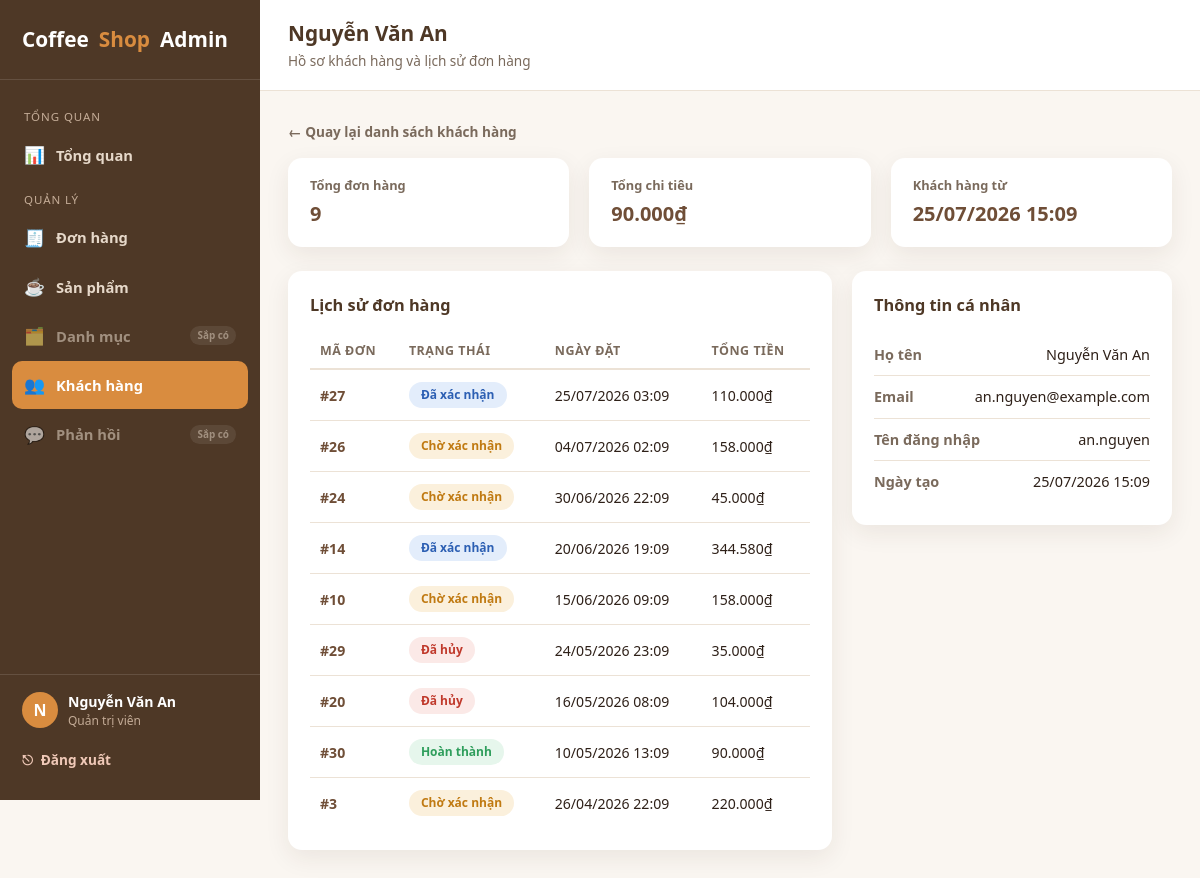
The page /admin/customers/2 (signed in) on the database its author committed.
### tables this page shows
CREATE TABLE user (
    id INTEGER PRIMARY KEY AUTOINCREMENT,
    name TEXT NOT NULL,
    email TEXT NOT NULL UNIQUE,
    password_hash TEXT NOT NULL,
    is_admin INTEGER NOT NULL DEFAULT 0,
    created_at TEXT NOT NULL
);

CREATE TABLE orders (
    id INTEGER PRIMARY KEY AUTOINCREMENT,
    user_id INTEGER,
    customer_name TEXT NOT NULL,
    customer_email TEXT,
    customer_phone TEXT,
    status TEXT NOT NULL DEFAULT 'pending',
    total_amount INTEGER NOT NULL DEFAULT 0,
    note TEXT,
    created_at TEXT NOT NULL,
    FOREIGN KEY (user_id) REFERENCES user (id)
);

### app.py (the view)
@app.route("/admin/customers/<int:customer_id>")
@admin_required
def admin_customer_detail(customer_id):
    db = get_db()
    customer = db.execute(
        "SELECT * FROM user WHERE id = ? AND is_admin = 0", (customer_id,)
    ).fetchone()
    if customer is None:
        abort(404)
    orders = db.execute(
        "SELECT * FROM orders WHERE user_id = ? ORDER BY created_at DESC", (customer_id,)
    ).fetchall()
    order_count = len(orders)
    total_spent = sum(o["total_amount"] for o in orders if o["status"] == "completed")
    return render_template(
        "admin/customer_detail.html",
        customer=customer,
        orders=orders,
        order_count=order_count,
        total_spent=total_spent,
        active_page="customers",
    )

### app.py (called while the page is built)
def get_db():
    if "db" not in g:
        g.db = sqlite3.connect(DB_PATH)
        g.db.row_factory = sqlite3.Row
    return g.db

@app.template_filter("vnd")
def format_vnd(value):
    try:
        value = int(value)
    except (TypeError, ValueError):
        return value
    return f"{value:,.0f}".replace(",", ".") + "₫"

@app.template_filter("datetimevi")
def format_datetimevi(value):
    try:
        dt = datetime.fromisoformat(value)
    except (TypeError, ValueError):
        return value
    return dt.strftime("%d/%m/%Y %H:%M")

@app.template_filter("username")
def format_username(email):
    if not email or "@" not in email:
        return email
    return email.split("@", 1)[0]

@app.context_processor
def inject_order_status_meta():
    return {"ORDER_STATUSES": ORDER_STATUSES, "ORDER_STATUS_LABELS": ORDER_STATUS_LABELS}

def admin_required(view):
    @wraps(view)
    def wrapped(*args, **kwargs):
        if not session.get("is_admin"):
            return redirect(url_for("admin_login", next=request.path))
        return view(*args, **kwargs)
    return wrapped

### templates/admin/customer_detail.html (shortened to what this page needs)
{% extends "admin/base.html" %}
{% block page_title %}{{ customer.name }}{% endblock %}
{% block page_subtitle %}Hồ sơ khách hàng và lịch sử đơn hàng{% endblock %}
{% block content %}
<a href="{{ url_for('admin_customers') }}" class="back-link">← Quay lại danh sách khách hàng</a>
<div class="mini-stat-row">
  <div class="mini-stat">
    <div class="mini-stat-label">Tổng đơn hàng</div>
    <div class="mini-stat-value">{{ order_count }}</div>
  </div>
  <div class="mini-stat">
    <div class="mini-stat-label">Tổng chi tiêu</div>
    <div class="mini-stat-value">{{ total_spent | vnd }}</div>
  </div>
  <div class="mini-stat">
    <div class="mini-stat-label">Khách hàng từ</div>
    <div class="mini-stat-value">{{ customer.created_at | datetimevi }}</div>
  </div>
</div>
<div class="order-detail-grid">
  <div class="admin-panel">
    <h2 class="admin-panel-title">Lịch sử đơn hàng</h2>
    {% if orders %}
    <table class="admin-table">
      <thead>
        <tr>
          <th>Mã đơn</th>
          <th>Trạng thái</th>
          <th>Ngày đặt</th>
          <th>Tổng tiền</th>
        </tr>
      </thead>
      <tbody>
        {% for o in orders %}
        <tr class="clickable-row" data-href="{{ url_for('admin_order_detail', order_id=o.id) }}">
          <td><a class="order-id-link" href="{{ url_for('admin_order_detail', order_id=o.id) }}">#{{ o.id }}</a></td>
          <td><span class="badge {{ o.status }}">{{ ORDER_STATUS_LABELS.get(o.status, o.status) }}</span></td>
          <td>{{ o.created_at | datetimevi }}</td>
          <td>{{ o.total_amount | vnd }}</td>
        </tr>
        {% endfor %}
      </tbody>
    </table>
    {% else %}
    <p class="empty-hint">Khách hàng chưa có đơn hàng nào.</p>
    {% endif %}
  </div>
  <div class="admin-panel">
    <h2 class="admin-panel-title">Thông tin cá nhân</h2>
    <div class="info-row">
      <span class="label">Họ tên</span>
      <span class="value">{{ customer.name }}</span>
    </div>
    <div class="info-row">
      <span class="label">Email</span>
      <span class="value">{{ customer.email }}</span>
    </div>
    <div class="info-row">
      <span class="label">Tên đăng nhập</span>
      <span class="value">{{ customer.email | username }}</span>
    </div>
    <div class="info-row">
      <span class="label">Ngày tạo</span>
      <span class="value">{{ customer.created_at | datetimevi }}</span>
    </div>
  </div>
</div>
{% endblock %}

### static/css/admin.css (style rules this page uses)
:root { --color-bg: #faf6f1; --color-surface: #ffffff; --color-primary: #6f4e37; --color-primary-dark: #4e3826; --color-accent: #d98c3f; --color-text: #2e2018; --color-text-muted: #7a6a5c; --color-border: #ece2d6; --color-success: #2f9e5c; --color-success-bg: #e6f6ec; --color-warning: #c07a12; --color-warning-bg: #fbf0dc; --color-danger: #c0392b; --color-danger-bg: #fbe9e7; --radius: 14px; --shadow: 0 8px 24px rgba(60, 40, 20, 0.08); --shadow-hover: 0 14px 32px rgba(60, 40, 20, 0.14); --transition: 0.2s ease; --sidebar-width: 260px; }
* { box-sizing: border-box; }
body.admin-body { margin: 0; font-family: "Segoe UI", "Helvetica Neue", Arial, sans-serif; background: var(--color-bg); color: var(--color-text); line-height: 1.5; }
a { text-decoration: none; color: inherit; }
.mini-stat-row { display: grid; grid-template-columns: repeat(3, 1fr); gap: 20px; margin-bottom: 24px; }
.mini-stat { background: var(--color-surface); border-radius: var(--radius); box-shadow: var(--shadow); padding: 18px 22px; }
.mini-stat-label { font-size: 0.8rem; color: var(--color-text-muted); font-weight: 600; }
.mini-stat-value { font-size: 1.25rem; font-weight: 800; color: var(--color-primary); margin-top: 4px; }
.admin-panel { background: var(--color-surface); border-radius: var(--radius); box-shadow: var(--shadow); padding: 22px; }
.admin-panel-title { font-size: 1.02rem; font-weight: 700; color: var(--color-primary-dark); margin: 0 0 16px; }
.admin-table { width: 100%; border-collapse: collapse; font-size: 0.88rem; }
.admin-table th { text-align: left; color: var(--color-text-muted); font-weight: 600; font-size: 0.78rem; text-transform: uppercase; letter-spacing: 0.04em; padding: 8px 10px; border-bottom: 2px solid var(--color-border); }
.admin-table td { padding: 12px 10px; border-bottom: 1px solid var(--color-border); color: var(--color-text); }
.admin-table tr:last-child td { border-bottom: none; }
.badge { display: inline-block; padding: 4px 12px; border-radius: 999px; font-size: 0.75rem; font-weight: 700; }
.badge.completed { background: var(--color-success-bg); color: var(--color-success); }
.badge.pending { background: var(--color-warning-bg); color: var(--color-warning); }
.badge.cancelled { background: var(--color-danger-bg); color: var(--color-danger); }
.badge.confirmed { background: #e3edfb; color: #2c5fb3; }
.clickable-row { cursor: pointer; transition: background var(--transition); }
.order-id-link { font-weight: 700; color: var(--color-primary); }
.order-detail-grid { display: grid; grid-template-columns: 1.7fr 1fr; gap: 20px; align-items: start; }
.back-link { display: inline-flex; align-items: center; gap: 6px; font-size: 0.85rem; font-weight: 600; color: var(--color-text-muted); margin-bottom: 16px; }
.info-row { display: flex; justify-content: space-between; gap: 12px; padding: 10px 0; border-bottom: 1px solid var(--color-border); font-size: 0.9rem; }
.info-row:last-child { border-bottom: none; }
.info-row .label { color: var(--color-text-muted); font-weight: 600; }
.info-row .value { text-align: right; color: var(--color-text); }

### rows shown on the page
user: name "Nguyễn Văn An", created_at "25/07/2026 15:09", email "an.nguyen@example.com", email|username "an.nguyen"
orders: id "27", get "Đã xác nhận", created_at "25/07/2026 03:09", total_amount|vnd "110.000₫"
orders: id "26", get "Chờ xác nhận", created_at "04/07/2026 02:09", total_amount|vnd "158.000₫"
orders: id "24", get "Chờ xác nhận", created_at "30/06/2026 22:09", total_amount|vnd "45.000₫"
orders: id "14", get "Đã xác nhận", created_at "20/06/2026 19:09", total_amount|vnd "344.580₫"
orders: id "10", get "Chờ xác nhận", created_at "15/06/2026 09:09", total_amount|vnd "158.000₫"
orders: id "29", get "Đã hủy", created_at "24/05/2026 23:09", total_amount|vnd "35.000₫"
orders: id "20", get "Đã hủy", created_at "16/05/2026 08:09", total_amount|vnd "104.000₫"
orders: id "30", get "Hoàn thành", created_at "10/05/2026 13:09", total_amount|vnd "90.000₫"
orders: id "3", get "Chờ xác nhận", created_at "26/04/2026 22:09", total_amount|vnd "220.000₫"

### other values the page prints
{{ (session.get('admin_name') or 'A')[:1] | upper }} "N"
{{ session.get('admin_name') or 'Admin' }} "Nguyễn Văn An"
{{ order_count }} "9"
{{ total_spent | vnd }} "90.000₫"
